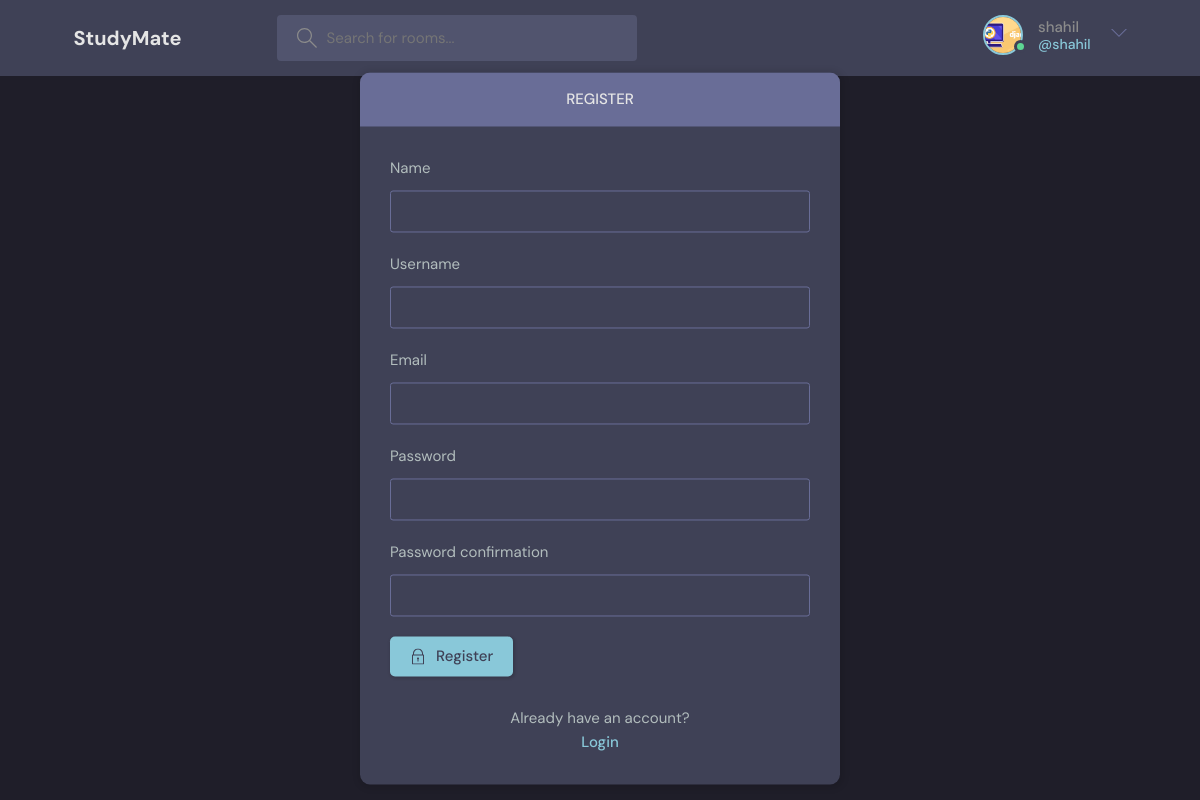
Page /register/ (signed in) on the committed database.
### base/models.py (models this page shows)
class User(AbstractUser):
    name = models.CharField(max_length=200, null=True)
    email = models.EmailField(unique=True, null=True)
    bio = models.TextField(null=True)
    avatar = models.ImageField(null=True, default="avatar.svg")
    USERNAME_FIELD = 'email'
    REQUIRED_FIELDS = []

### base/views.py (the view, shortened to what this page needs)
# urls.py: path('register/', views.registerUser, name="register"),
def registerUser(request):
    form = MyUserCreationForm()
    return render(request, 'base/login_register.html', {'form':form})

### base/forms.py
class MyUserCreationForm(UserCreationForm):
    usable_password = None
    class Meta:
        model = User
        fields = ['name', 'username', 'email', 'password1', 'password2']

### base/templates/base/login_register.html (shortened to what this page needs)
{% extends 'main.html' %}
{% block content %}
<main class="auth layout">
  {% if page == 'login' %}
  <div class="container">
    <div class="layout__box">
      <div class="layout__boxHeader">
        <div class="layout__boxTitle">
          <h3>Login</h3>
        </div>
      </div>
      <div class="layout__body">
        <h2 class="auth__tagline">Find your study partner</h2>
        <form class="form" action="" method="POST">
          {% csrf_token %}
          <div class="form__group form__group">
            <label for="room_name">Email</label>
            <input id="username" name="email" type="text" placeholder="e.g. rahul_iyer" />
          </div>
          <div class="form__group">
            <label for="password">Password</label>
            <input id="password" name="password" type="password"
              placeholder="&bull;&bull;&bull;&bull;&bull;&bull;&bull;&bull;" />
          </div>
          <button class="btn btn--main" type="submit">
            <svg version="1.1" xmlns="http://www.w3.org/2000/svg" width="32" height="32" viewBox="0 0 32 32">
              <title>lock</title>
              <path
                d="M27 12h-1v-2c0-5.514-4.486-10-10-10s-10 4.486-10 10v2h-1c-0.553 0-1 0.447-1 1v18c0 0.553 0.447 1 1 1h22c0.553 0 1-0.447 1-1v-18c0-0.553-0.447-1-1-1zM8 10c0-4.411 3.589-8 8-8s8 3.589 8 8v2h-16v-2zM26 30h-20v-16h20v16z">
              </path>
              <path
                d="M15 21.694v4.306h2v-4.306c0.587-0.348 1-0.961 1-1.694 0-1.105-0.895-2-2-2s-2 0.895-2 2c0 0.732 0.413 1.345 1 1.694z">
              </path>
            </svg>
            Login
          </button>
        </form>
        <div class="auth__action">
          <p>Haven't signed up yet?</p>
          <a href="{% url 'register' %}" class="btn btn--link">Sign Up</a>
        </div>
      </div>
    </div>
  </div>
  {% else %}
  <div class="container">
    <div class="layout__box">
      <div class="layout__boxHeader">
        <div class="layout__boxTitle">
          <h3>Register</h3>
        </div>
      </div>
      <div class="layout__body">
        <form class="form" action="" method="POST">
          {% for field in form %}
          <div class="form__group form__group">
            <label for="room_name">{{field.label}}</label>
            {{field}}
          </div>
          {% endfor %}
          <button class="btn btn--main" type="submit">
            Register
          </button>
        </form>
        <div class="auth__action">
          <p>Already have an account?</p>
          <a href="{% url 'login' %}" class="btn btn--link">Login</a>
        </div>
      </div>
    </div>
  </div>
  {% endif %}
</main>
{% endblock content %}

### templates/navbar.html (shortened to what this page needs)
{% load static %}
<header class="header header--loggedIn">
    <div class="container">
        <a href="{% url 'home' %}" class="header__logo">
            <h1>StudyMate</h1>
        </a>
        <form class="header__search" method="GET" action="{% url 'home' %}">
            <label>
                <input type="text" name="q" placeholder="Search for rooms..." />
            </label>
        </form>
        <nav class="header__menu">
            {% if request.user.is_authenticated %}
            <div class="header__user">
                <a href="{% url 'update-user' %}">
                    <div class="avatar avatar--medium active">
                        <img src="{{request.user.avatar.url}}" />
                    </div>
                    <p>{{request.user.username}}<span>@{{request.user.username}}</span></p>
                </a>
                <button class="dropdown-button">
                    <svg version="1.1" xmlns="http://www.w3.org/2000/svg" width="32" height="32" viewBox="0 0 32 32">
                        <title>chevron-down</title>
                        <path d="M16 21l-13-13h-3l16 16 16-16h-3l-13 13z"></path>
                    </svg>
                </button>
            </div>
            {% else %}
            <a href="{% url 'login' %}">
                <img src="{% static 'images/avatar.svg' %}" />
                <p>Login</p>
            </a>
            {% endif %}
        </nav>
    </div>
</header>

### static/styles/style.css (style rules this page uses)
:root { --color-main: #89c8d9; --color-main-light: #e1f6fb; --color-dark: #3f4156; --color-dark-medium: #51546e; --color-dark-light: #696d97; --color-light: #e5e5e5; --color-gray: #8b8b8b; --color-light-gray: #b2bdbd; --color-bg: #1f1e29; --color-success: #5dd693; --color-error: #fc4b0b; }
* { font-family: "DM Sans", -apple-system, BlinkMacSystemFont, "Segoe UI", Roboto, Oxygen, Ubuntu, Cantarell, "Open Sans", "Helvetica Neue", sans-serif; margin: 0; padding: 0; box-sizing: border-box; text-rendering: optimizeLegibility; font-size: inherit; }
html { font-size: 56.25%; }
@media only screen and (min-width: 1200px) { html { font-size: 62.5%; } }
body { line-height: 1.6; font-weight: 400; font-size: 1.5rem; color: var(--color-light-gray); background-color: var(--color-bg); min-height: 100vh; }
img { width: 100%; }
a { display: inline-block; color: var(--color-main); text-decoration: none; }
.container { max-width: 120rem; width: 90%; margin: auto; }
.btn { background-color: transparent; border: none; display: inline-flex; align-items: center; gap: 1rem; cursor: pointer; transition: all ease-in-out 0.3s; padding: 1rem 2rem; border-radius: 5px; box-shadow: 1px 1px 3px 1px rgba(0, 0, 0, 0.15); font-weight: 500; }
.btn--link { border-radius: 0; padding: 0; color: var(--color-main); box-shadow: none; }
.btn--main { background-color: var(--color-main); color: var(--color-dark); }
.btn > svg { fill: currentColor; width: 1.6rem; height: 1.6rem; }
.avatar { position: relative; display: inline-block; border-radius: 50%; border: 2px solid var(--color-main); }
.avatar img { display: block; border-radius: 50%; object-fit: cover; object-position: center; }
.avatar::after { content: ""; display: block; position: absolute; background-color: var(--color-gray); z-index: 111; border-radius: 50%; border: 0.3rem solid var(--color-dark); }
.avatar.active::after { background-color: var(--color-success); }
.avatar.avatar--medium img { width: 3.6rem; height: 3.6rem; border-radius: 50%; }
.avatar.avatar--medium:after { width: 0.7rem; height: 0.7rem; bottom: 0px; right: -6px; }
.header { padding: 1.5rem; background-color: var(--color-dark); }
.header > .container { display: flex; gap: 9.5rem; }
.header__logo, .header__user { display: flex; gap: 2rem; align-items: center; }
.header__logo > h1 { font-weight: 700; font-size: 2rem; color: var(--color-light); }
.header__search > label { background-color: var(--color-dark-medium); padding: 1.3rem 1rem; display: flex; align-items: center; gap: 1rem; border-radius: 4px; }
.header__search svg { fill: var(--color-gray); width: 2rem; height: 2rem; margin-left: 1rem; }
.header__search input { width: 30rem; background: transparent; border: none; outline: none; color: var(--color-light); }
.header__menu { margin-left: auto; position: relative; }
.header__menu a { display: flex; gap: 1.5rem; align-items: center; font-weight: 500; text-decoration: none; color: var(--color-gray); }
.header__menu img { height: 3.6rem; }
.header__menu p { line-height: 1.2; }
.header__menu span { color: var(--color-main); font-weight: 500; font-size: 1.4rem; display: block; }
.header__menu svg { width: 1.6rem; height: 1.6rem; fill: var(--color-dark-light); }
.dropdown-button { background: transparent; border: 0; outline: 0; cursor: pointer; }
.layout { margin-top: 2.4rem; }
.layout > .container { display: flex; justify-content: space-between; align-items: flex-start; }
.layout__box { width: 90%; max-width: 48rem; min-height: 40rem; position: absolute; top: 50%; left: 50%; transform: translate(-50%, -46%); background-color: var(--color-dark); border-radius: 1rem; box-shadow: 1px 1px 6px 3px rgba(0, 0, 0, 0.1); overflow: hidden; }
.layout__boxHeader { display: flex; padding: 1.5rem; background-color: var(--color-dark-light); }
.layout__boxTitle { display: flex; gap: 1.5rem; align-items: center; }
.layout__boxTitle h3 { text-transform: uppercase; font-weight: 500; color: var(--color-light); }
.layout__body { margin: 3rem; }
.form__group { margin-bottom: 2rem; width: 100%; }
.form__group label { display: block; font-size: 1.5rem; margin-bottom: 1rem; }
.form__group input, .form__group textarea, .form__group select { background: transparent; border: 1px solid var(--color-dark-light); padding: 1rem; border-radius: 3px; width: 100%; color: var(--color-light); font-weight: 500; outline: none; }
.auth .layout__boxHeader { text-align: center; justify-content: center; }
.auth__action { margin-top: 3rem; text-align: center; }

### rows in the picture
User: user.avatar (picture), user.username "shahil"

### other values in the picture
{{ field.label }} "Name" "Username" "Email" "Password" "Password confirmation"
